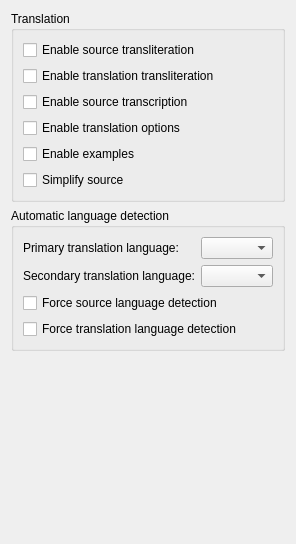
          <widget class="QWidget" name="translationPage">
           <property name="sizePolicy">
            <sizepolicy hsizetype="Ignored" vsizetype="Ignored">
             <horstretch>0</horstretch>
             <verstretch>0</verstretch>
            </sizepolicy>
           </property>
           <layout class="QVBoxLayout" name="translationLayout">
            <item>
             <widget class="QGroupBox" name="translationGroupBox">
              <property name="title">
               <string>Translation</string>
              </property>
              <layout class="QVBoxLayout" name="translationBoxLayout">
               <item>
                <widget class="QCheckBox" name="sourceTranslitCheckBox">
                 <property name="toolTip">
                  <string>&lt;html&gt;&lt;head/&gt;&lt;body&gt;&lt;p&gt;Enable or disable source transliteration&lt;/p&gt;&lt;/body&gt;&lt;/html&gt;</string>
                 </property>
                 <property name="text">
                  <string>Enable source transliteration</string>
                 </property>
                </widget>
               </item>
               <item>
                <widget class="QCheckBox" name="translationTranslitCheckBox">
                 <property name="toolTip">
                  <string>&lt;html&gt;&lt;head/&gt;&lt;body&gt;&lt;p&gt;Enable or disable translation transliteration&lt;/p&gt;&lt;/body&gt;&lt;/html&gt;</string>
                 </property>
                 <property name="text">
                  <string>Enable translation transliteration</string>
                 </property>
                </widget>
               </item>
               <item>
                <widget class="QCheckBox" name="sourceTranscriptionCheckBox">
                 <property name="toolTip">
                  <string>&lt;html&gt;&lt;head/&gt;&lt;body&gt;&lt;p&gt;Enable or disable source transcription&lt;/p&gt;&lt;/body&gt;&lt;/html&gt;</string>
                 </property>
                 <property name="text">
                  <string>Enable source transcription</string>
                 </property>
                </widget>
               </item>
               <item>
                <widget class="QCheckBox" name="translationOptionsCheckBox">
                 <property name="toolTip">
                  <string>&lt;html&gt;&lt;head/&gt;&lt;body&gt;&lt;p&gt;Enable or disable translation options&lt;/p&gt;&lt;/body&gt;&lt;/html&gt;</string>
                 </property>
                 <property name="text">
                  <string>Enable translation options</string>
                 </property>
                </widget>
               </item>
               <item>
                <widget class="QCheckBox" name="examplesCheckBox">
                 <property name="toolTip">
                  <string>&lt;html&gt;&lt;head/&gt;&lt;body&gt;&lt;p&gt;Enable or disable usage examples&lt;/p&gt;&lt;/body&gt;&lt;/html&gt;</string>
                 </property>
                 <property name="text">
                  <string>Enable examples</string>
                 </property>
                </widget>
               </item>
               <item>
                <widget class="QCheckBox" name="sourceSimplificationCheckBox">
                 <property name="toolTip">
                  <string>&lt;html&gt;&lt;head/&gt;&lt;body&gt;&lt;p&gt;Replace each sequence of whitespaces (this includes the ASCII characters '\t', '\n', '\v', '\f', '\r', and ' ') with a single space in queries&lt;/p&gt;&lt;/body&gt;&lt;/html&gt;</string>
                 </property>
                 <property name="text">
                  <string>Simplify source</string>
                 </property>
                </widget>
               </item>
              </layout>
             </widget>
            </item>
            <item>
             <widget class="QGroupBox" name="langDetectionGroupBox">
              <property name="title">
               <string>Automatic language detection</string>
              </property>
              <layout class="QFormLayout" name="formLayout_5">
               <item row="0" column="0">
                <widget class="QLabel" name="primaryLangLabel">
                 <property name="text">
                  <string>Primary translation language:</string>
                 </property>
                </widget>
               </item>
               <item row="0" column="1">
                <widget class="QComboBox" name="primaryLangComboBox">
                 <property name="toolTip">
                  <string>&lt;html&gt;&lt;head/&gt;&lt;body&gt;&lt;p&gt;Language to which text will be translated when autodetecting&lt;/p&gt;&lt;/body&gt;&lt;/html&gt;</string>
                 </property>
                </widget>
               </item>
               <item row="1" column="0">
                <widget class="QLabel" name="secondaryLangLabel">
                 <property name="text">
                  <string>Secondary translation language:</string>
                 </property>
                </widget>
               </item>
               <item row="1" column="1">
                <widget class="QComboBox" name="secondaryLangComboBox">
                 <property name="toolTip">
                  <string>&lt;html&gt;&lt;head/&gt;&lt;body&gt;&lt;p&gt;Language to which the text will be translated if it is in the language selected above&lt;/p&gt;&lt;/body&gt;&lt;/html&gt;</string>
                 </property>
                </widget>
               </item>
               <item row="2" column="0" colspan="2">
                <widget class="QCheckBox" name="forceSourceAutodetectCheckBox">
                 <property name="toolTip">
                  <string>&lt;html&gt;&lt;head/&gt;&lt;body&gt;&lt;p&gt;Automatically switch to &lt;span style=&quot; font-style:italic;&quot;&gt;Auto&lt;/span&gt; when using OCR and global shortcuts&lt;/p&gt;&lt;/body&gt;&lt;/html&gt;</string>
                 </property>
                 <property name="text">
                  <string>Force source language detection</string>
                 </property>
                </widget>
               </item>
               <item row="3" column="0" colspan="2">
                <widget class="QCheckBox" name="forceTranslationAutodetectCheckBox">
                 <property name="toolTip">
                  <string>&lt;html&gt;&lt;head/&gt;&lt;body&gt;&lt;p&gt;Automatically switch to &lt;span style=&quot; font-style:italic;&quot;&gt;Auto&lt;/span&gt; when using OCR and global shortcuts&lt;/p&gt;&lt;/body&gt;&lt;/html&gt;</string>
                 </property>
                 <property name="text">
                  <string>Force translation language detection</string>
                 </property>
                </widget>
               </item>
              </layout>
             </widget>
            </item>
            <item>
             <spacer name="translationPageSpacer">
              <property name="orientation">
               <enum>Qt::Vertical</enum>
              </property>
              <property name="sizeHint" stdset="0">
               <size>
                <width>20</width>
                <height>182</height>
               </size>
              </property>
             </spacer>
            </item>
           </layout>
          </widget>
